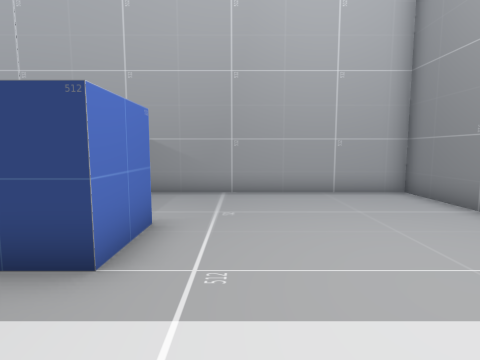
[1] (above)

12 first-person views from a walk through a Unity game level. The camera is 1.3 m above the floor, tilts 6° down and sees 80° across. The floor is counted in squares, 1 m on a side. Each view is taken from the middle of a square. On the plan, view 1 faces up. The plan holds only what a view shows up to about 13 squares ahead; the rest is blank. The place goes on beyond the plan.

[2]
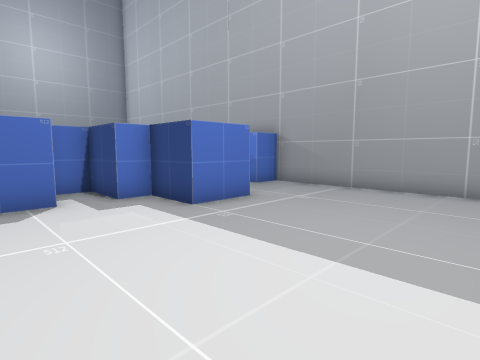

[3]
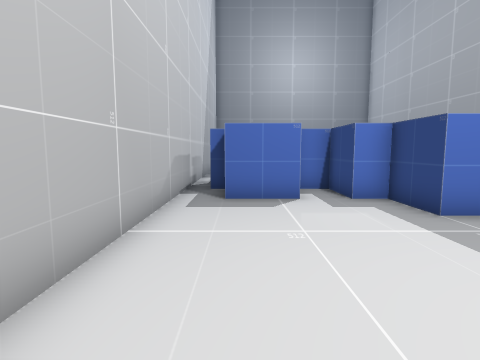

[4]
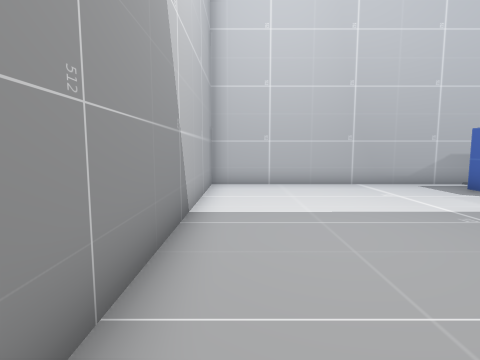

[5]
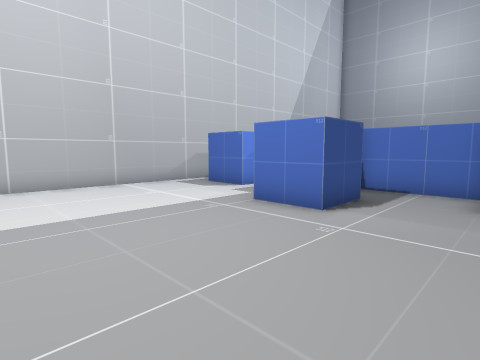

[6]
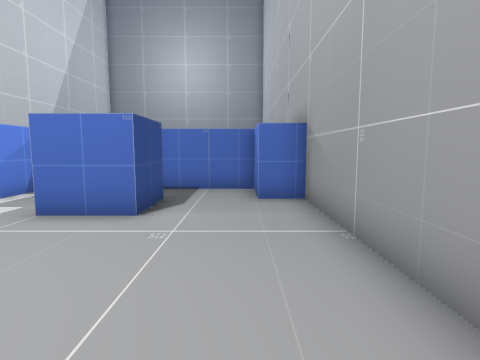

[7]
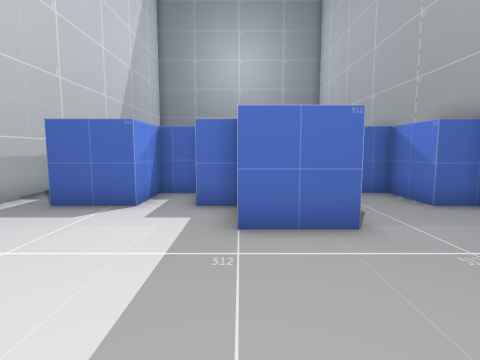

[8]
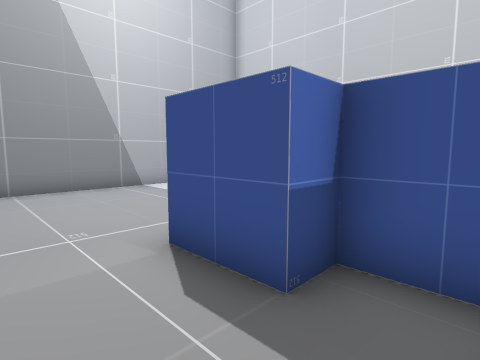

[9]
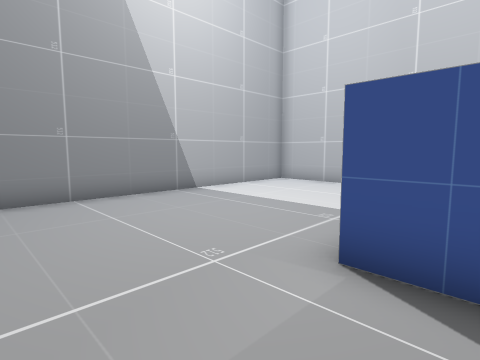

[10]
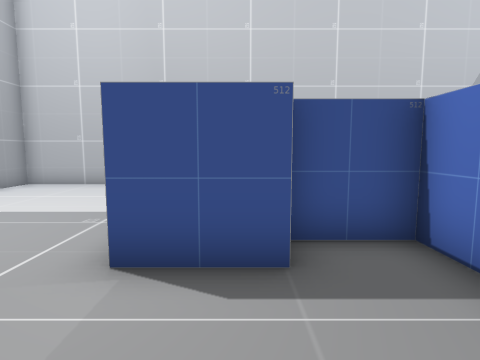

[11]
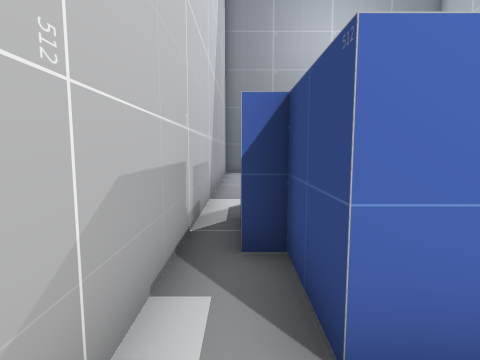

[12]
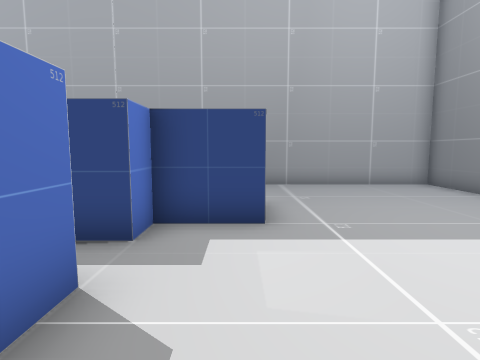

### Floor plan
Points are (right, up) in squares from view 1. A wall is a line through its corners. A room is listed if a view was taken in it or the views show most of it. See-through windows are left out.
Room 1 (views 1, 2, 3, 4, 5, 6, 7, 8, 9, 10, 11, 12)
walls: (-6.5, -2.8) (5.1, -2.8) (5.1, 8.7) (-3.5, 8.7) (-3.5, 7.5) (-5.5, 7.5) (-5.5, 4) (-3.6, 4) (-3.6, 5) (-1.6, 5) (-1.6, 3) (-3.5, 3) (-3.5, 2) (-5.5, 2) (-5.5, 0.6) (-3.5, 0.6) (-3.5, -1.4) (-5.5, -1.4) (-5.5, -2)

Positions as (right, up) in squares from view 1, and headings:
1: (0, 0), facing up
2: (4, -1), facing up-left
3: (4, -1), facing left
4: (4, 8), facing down
5: (4, 8), facing down-left
6: (4, 7), facing left
7: (3, 3), facing left
8: (-5, 7), facing down-right
9: (-3, 8), facing down-right
10: (-3, 8), facing down
11: (-2, -2), facing left
12: (-2, -2), facing up
